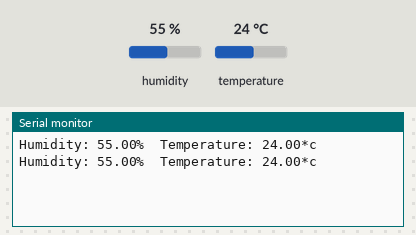
The sketch below on a simulated Arduino Uno, built with avr-gcc and run on an emulated ATmega328P. On the bench: the last lines printed to the serial monitor. The test bench sets the inputs (shaded band); at power-on: humidity 55 %, temperature 24 °C.

Above: at 2.8 s.
2.9 s: humidity set to 22 %
At 5.2 s:
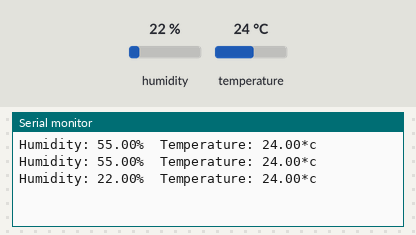
5.6 s: temperature set to 12 °C
At 7.1 s:
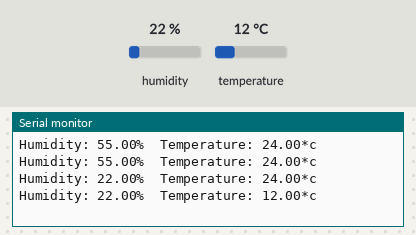
8.3 s: humidity set to 40 %
At 10.6 s:
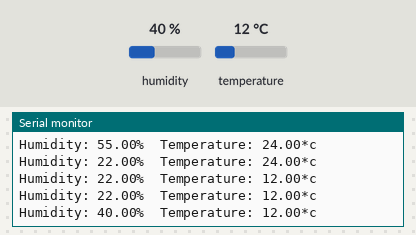
Timing chart, 0 to 12.1 s (numbered marks = the images above; inputs shaded):
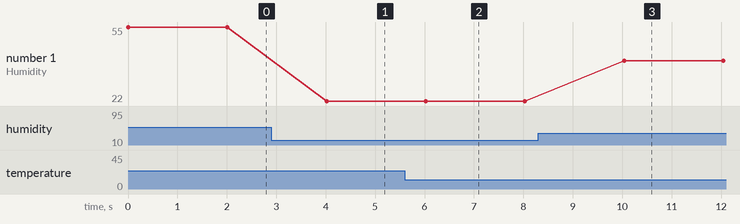

Measured:
- after the input at 2.9 s, the serial monitor: prints a new line after 1.1 s (image 1)
- after the input at 5.6 s, the serial monitor: prints a new line after 0.42 s (image 2)
- after the input at 8.3 s, the serial monitor: prints a new line after 1.7 s (image 3)
- plotted number 1: 55 → 22 after the input at 2.9 s, 22 → 40 after the input at 8.3 s

The sketch:

01_DHT22.ino
```cpp
#include "DHT.h"

#define DHTPIN 4
#define DHTTYPE DHT22
DHT dht(DHTPIN, DHTTYPE);

void setup() {
  Serial.begin(9600);
  dht.begin();
}

void loop() {
  float h = dht.readHumidity();
  float t = dht.readTemperature();

  if(isnan(t) || isnan(h)){
    Serial.println("Failed to read");
  }
  else {
    Serial.print("Humidity: ");
    Serial.print(h);
    Serial.print("%\t");
    Serial.print("Temperature: ");
    Serial.print(t);
    Serial.println("*c");
  }
  delay(2000);
}
```
